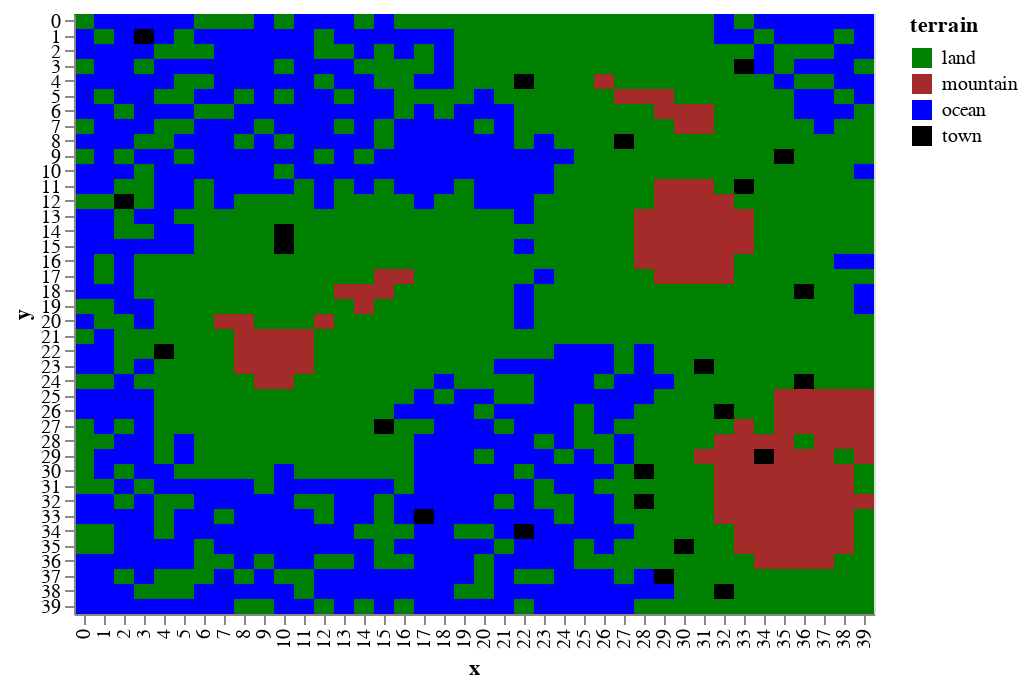

The cell this chart's notebook holds for it:
### Code cell
draw.drawCities(world.df_features)

### Figure 1 — Vega-Lite specification as saved in the notebook (floating-point values rounded to 4 significant figures; data arrays with more than 128 entries replaced by an {"elided": "..."} marker saying what was removed)
{"$schema": "https://vega.github.io/schema/vega-lite/v2.6.0.json", "config": {"view": {"height": 300, "width": 400}}, "data": {"name": "data-4b49bc93d73a7b29574d6088fdc8ee37"}, "datasets": {"data-4b49bc93d73a7b29574d6088fdc8ee37": {"elided": "1600 records"}}, "encoding": {"color": {"field": "terrain", "scale": {"domain": ["land", "mountain", "ocean", "town"], "range": ["green", "brown", "blue", "black"]}, "type": "nominal"}, "x": {"field": "x", "type": "ordinal"}, "y": {"field": "y", "type": "ordinal"}}, "mark": "rect"}
